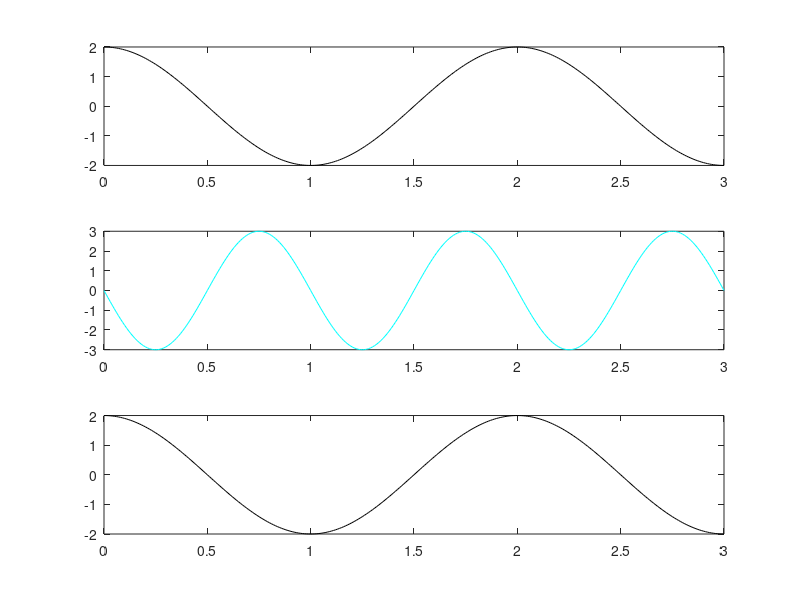
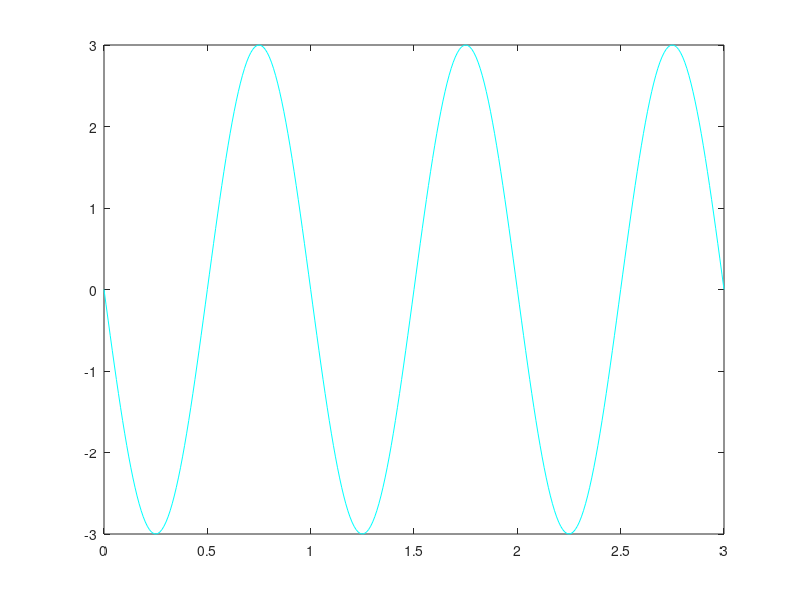
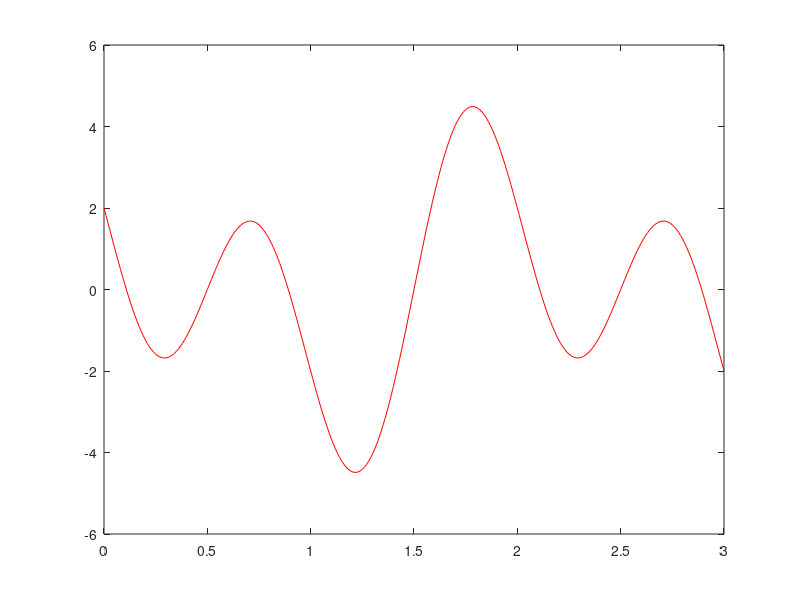

Write MATLAB code to recreate these figures, in order.
% exo 1 ------------------------------------------------- :

fs = 10000;
tmax = 1.5;
t = 0:1/fs:tmax ;
f0 = 50;
x = sin(2*pi*f0*t);
figure(1);
plot(t,x);
axis([0 0.1 -1.2 1.2]);
xlabel ('Temps (sec)');
ylabel ('Amplitude');
close all;


% exo 2 -------------------------------------------------- :

fe = 1200;
te = 1/fe;
x = 0 : te : 12; 


% square 1 :

T = 4;
y = square(2*pi*x/T,75);
plot(x,y);
axis([0 12 -3 3]);

% square 2 : 

T = 2;
y = square(2*pi*x/T,50);
plot(x,y);
axis([0 12 -3 3]);

% square 3 :   

T = 2;
y = square(2*pi*x/T,25) * 0.5 + 0.5;
plot(x,y);
axis([0 12 -3 3]);

% sawtooth 1 :

T = 4;
y = sawtooth(2*pi*x/T,1);
plot(x,y);
axis([0 12 -3 3]);

% sawtooth 2 :

T = 2;
y = sawtooth(2*pi*x/T,1);
plot(x,y);
axis([0 12 -3 3]);

% sawtooth 3 :

T = 2;
y = sawtooth(2*pi*x/T,0.5) * 0.5 + 0.5;
plot(x,y);
axis([0 12 -3 3]);

% pulstran rect 1 :

delay = 1.5:4:12;
y = pulstran(x,delay,'rectpuls',3) * 2 - 1;
plot(x,y);
axis([0 12 -3 3]);

% pulstran rect 2 :

delay = 0.5:2:12;
y = pulstran(x,delay,'rectpuls',1) * 2 - 1;
plot(x,y);
axis([0 12 -3 3]);

% pulstran rect 3 :

delay = 0.25:2:12;
y = pulstran(x,delay,'rectpuls',1/2);
plot(x,y);
axis([0 12 -3 3]);

% pulstran tri 1 :

delay = 2:4:12;
y = pulstran(x,delay,'tripuls',4,1) * 2 - 1;
plot(x,y);
axis([0 12 -3 3]);

% pulstran tri 2 :

delay = 1:2:12;
y = pulstran(x,delay,'tripuls',2,1) * 2 - 1;
plot(x,y);
axis([0 12 -3 3]);

% pulstran tri 3 :

delay = 1:2:12;
y = pulstran(x,delay,'tripuls',2,0);
plot(x,y);
axis([0 12 -3 3]);

close all;
% exo 3 -------------------------------------------------- : 

pas = 0.01;
t = 0 : pas : 3;

x1 = 2 * cos(pi*t); % T = 2
x2 = 3*sin(pi*2*(t-0.5)); % T = 2
x3 = x1 + x2; % T = 2

%------ meme figure et les memes axes ------%

plot(t,x1 , 'k');
hold on;
plot(t,x2 , 'c');
hold on;
plot(t,x3 , 'r');
close all;

%------ meme figure et les axes differents ------%

subplot(3,1,1);
plot(t,x1 , 'k');
subplot(3,1,2);
plot(t,x2 , 'c');
subplot(3,1,3);
plot(t,x3 , 'r');
close all;

%------ des figures differentes ------%

figure(1);
plot(t,x1 , 'k');
figure(2);
plot(t,x2 , 'c');
figure(3);
plot(t,x3 , 'r');
close all;


